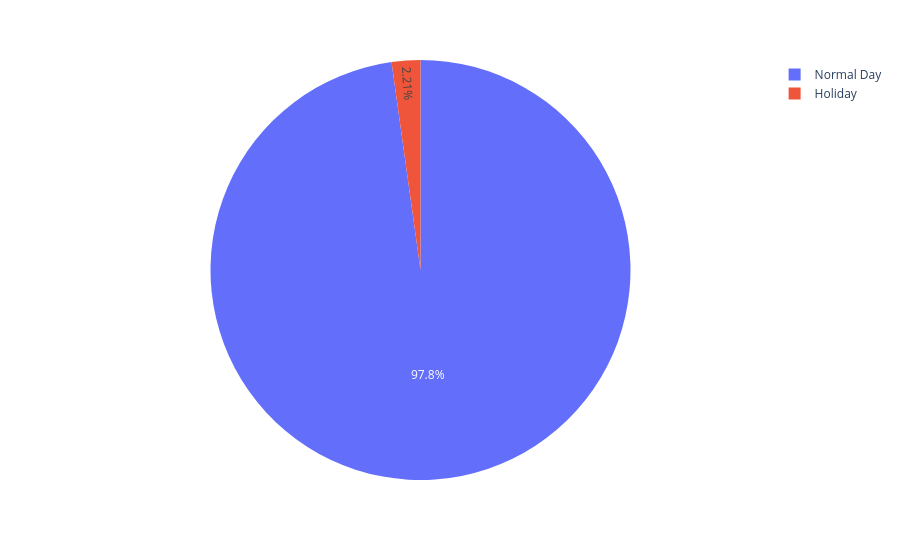

The notebook cell saved with this chart:
### Code cell
fig = px.pie(df, values=df['is_holiday'].value_counts().values, 
             names= ['Normal Day','Holiday'] )
fig.show()

### Figure 1 — Plotly figure (JSON) as saved in the notebook; plotly's stock layout.template omitted (floating-point values rounded to 4 significant figures)
{"data": [{"domain": {"x": [0, 1], "y": [0, 1]}, "hovertemplate": "label=%{label}<br>value=%{value}<extra></extra>", "labels": ["Normal Day", "Holiday"], "legendgroup": "", "name": "", "showlegend": true, "type": "pie", "values": [17030, 384]}], "layout": {"legend": {"tracegroupgap": 0}, "margin": {"t": 60}}}
